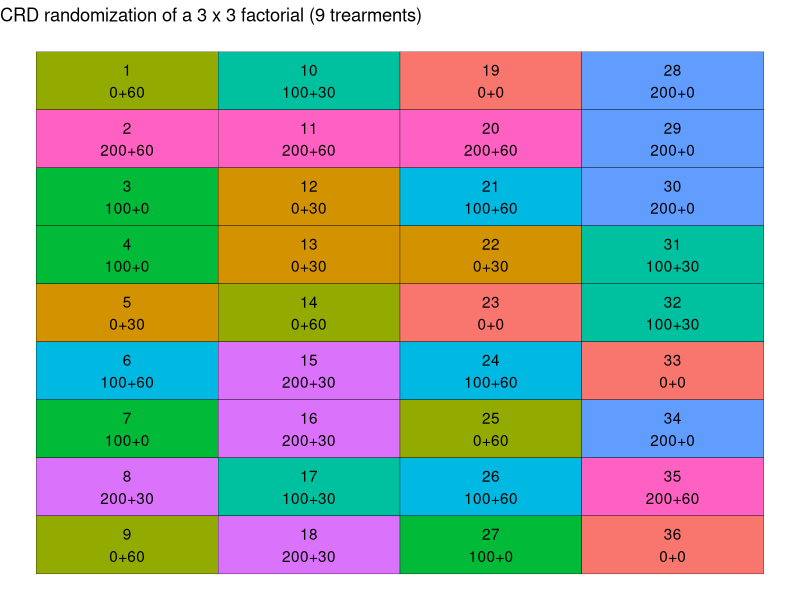
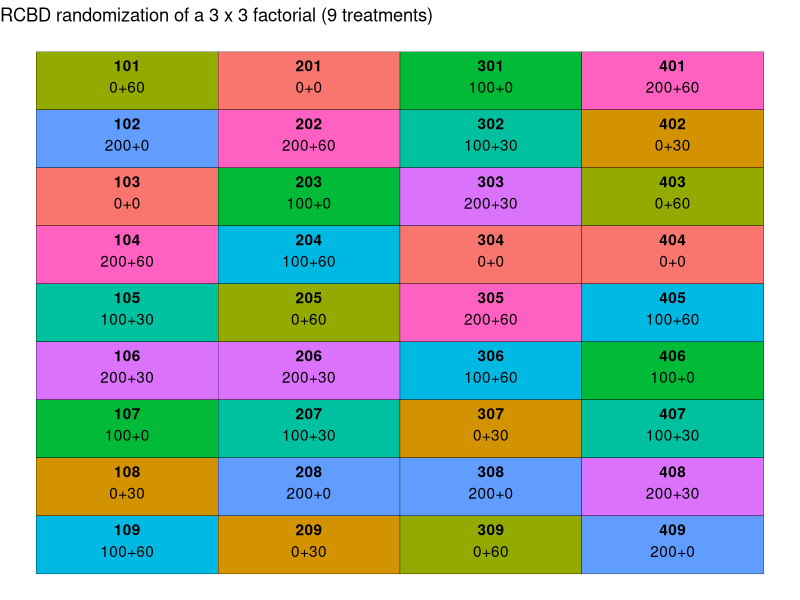

Generate these figures, in order, with R: (Note: this script raises an error after producing the figures.)
## ---- chunk 1
# Loading packages
library(tidyverse) # for data wrangling and plotting
## ---- chunk 2
trts <- crossing(nrate_kgha = c(0, 100, 200),
                 krate_kgha = c(0, 30, 60)
                 ) %>% 
  mutate(trtnum = 1:nrow(.)) %>% 
  mutate(trtname = paste0(nrate_kgha, "+", krate_kgha))

trts
## ---- chunk 3
# Setting seed to get same randomization result every time
set.seed(930)

crd_rand  <- crossing(trtname = trts$trtname,
                      rep = 1:4
                      ) %>% 
  # Since plots are organized without a structure, let's number them 1 through 36
  mutate(plot = 1:nrow(.)) %>% 
  # Randomizing trtname to plots, without restrictions 
  mutate(plot = sample(plot)) %>% 
  arrange(plot)
  
crd_rand
## ---- chunk 4
crd_layout <- crd_rand %>% 
  # Defining number of rows and columns in the field for plotting purposes
  mutate(row = rep(1:4, each = 9)) %>% 
  mutate(col = rep(seq(from = 1,
                   to = 9,
                   by = 1), times = 4
                   )) %>% 
  # Creating plot and trtname labels for plotting
  mutate(lab = paste0(plot, "\n", trtname))

crd_layout

## ---- chunk 5
ggplot(data = crd_layout,
       aes(x = row, y = -col)
       )+
  geom_tile(aes(fill = trtname),
            color = "black",
            show.legend = F
            )+
  geom_text(aes(label = lab)
            )+
  labs(title = "CRD randomization of a 3 x 3 factorial (9 trearments)")+
  theme_void()


## ---- chunk 6
# Setting seed to get same randomization result every time
set.seed(930)

rcbd_rand <- crossing(trtname = trts$trtname,
                      rep = 1:4
                      ) %>% 
  arrange(rep) %>% 
  group_by(rep) %>% 
  mutate(trtname = sample(trtname)) %>% 
  mutate(plot = (rep*100) + 1:9) %>% 
  ungroup()

rcbd_rand
## ---- chunk 7
rcbd_rand %>% 
  group_by(rep, trtname) %>% 
  tally() %>% 
  filter(n > 1)

## ---- chunk 8
rcbd_layout <- rcbd_rand %>%
  # Defining number of rows and columns in the field for plotting purposes
  mutate(row = rep(1:4, each = 9)) %>%
  mutate(col = rep(seq(from = 1, 
                       to = 9, #total number of treatments, 
                       by = 1), 
                   times = 4 #total number of blocks
  )) %>%
  # Creating plot and trtname labels for plotting
  mutate(lab = paste0(plot, "\n", trtname))

rcbd_layout
## ---- chunk 9
ggplot(data = rcbd_layout, aes(x = row, 
                               y = -col))+
  geom_tile(aes(fill = trtname),
            color = "black",
            show.legend = F
  )+
  geom_text(aes(label = plot), fontface = "bold", vjust = -.8)+
  geom_text(aes(label = trtname), vjust = 1)+
  labs(title = "RCBD randomization of a 3 x 3 factorial (9 treatments)") +
  theme_void()

## ---- chunk 10
rcbd_rand %>% 
  # Retrieving other information contained in trts
  left_join(trts, by = "trtname") %>% 
  # Rearranging columns  
  dplyr::select(plot, rep, trtname, trtnum, 
                nrate_kgha, krate_kgha
                ) %>% 
  write_csv("../output/rcbd_randomization_table.csv")
## ---- chunk 11
ggsave("../output/rcbd_layoutmap.png",
       width = 6,
       height = 4,
       bg = "white")
